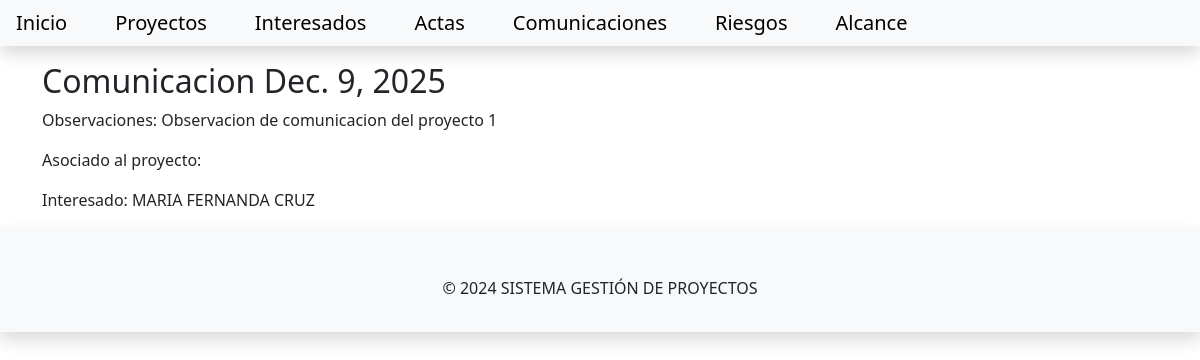
/gestionproyectos/comunicacion/comunicacionmaferproyecto1/, run on the app's committed database.
### gestionproyecto/models.py (models this page shows, shortened)
class Comunicacion(models.Model):
    observaciones = models.TextField()
    fecha = models.DateField()
    interesado = models.ForeignKey(to=Interesado, on_delete=models.CASCADE)
    slug = models.SlugField(unique=True, max_length=200, blank=True)

class Persona(models.Model):
    nombre = models.CharField(max_length=100)
    apellido = models.CharField(max_length=100)
    email = models.EmailField()
    slug = models.SlugField(unique=True, max_length=200, blank=True)
    class Meta:
        abstract = True

class Interesado(Persona):
    rol = models.CharField(max_length=100)

### gestionproyecto/views.py (the view)
# urls.py: path('comunicacion/<slug:slug>/', views.ComunicacionView.as_view(), name='comunicacion_view'),
class ComunicacionView(generic.DetailView):
    model = Comunicacion
    template_name = 'gestionproyectos/comunicacion.html'

### templates/gestionproyectos/comunicacion.html
{% extends 'gestionproyectos/base.html' %}
{% block content %}
<div class="container">
<div class="title mt-3">
<div class="card-title">
    <h2> Comunicacion {{ comunicacion.fecha }}</h2>
</div>
<div class="card-body">
    <div class="card-text">
        <p>Observaciones: {{ comunicacion.observaciones }}</p>
        <p>Asociado al proyecto: {{ comunicacion.proyecto.nombre }}</p>
        <p>Interesado: {{ comunicacion.interesado.nombre }} {{ comunicacion.interesado.apellido }}</p>
    </div>
</div>
</div>
</div>
{% endblock content %}

### data on the page
Comunicacion: fecha "Dec. 9, 2025", observaciones "Observacion de comunicacion del proyecto 1", interesado.nombre "MARIA FERNANDA", interesado.apellido "CRUZ"
